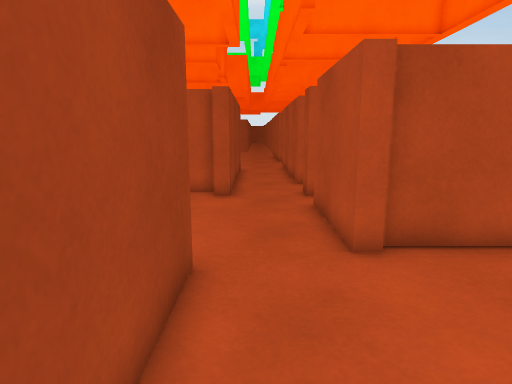
View 1 (above)

17 first-person views from a walk through a Unity game level. The camera is 1.2 m above the floor, tilts 10° down and sees 75° across. The floor is counted in squares, 0.5 m on a side. Each view is taken from the middle of a square. On the plan, view 1 faces up. The plan holds only what a view shows up to about 20 squares ahead; the rest is blank. The place goes on beyond the plan.

View 2
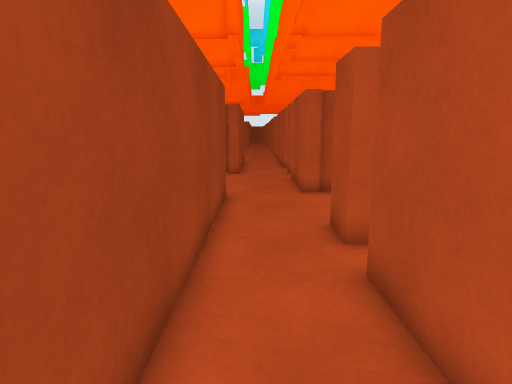

View 3
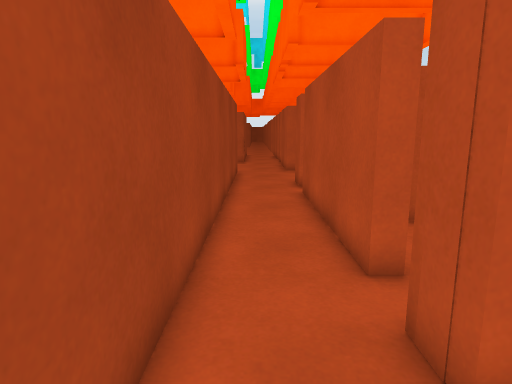

View 4
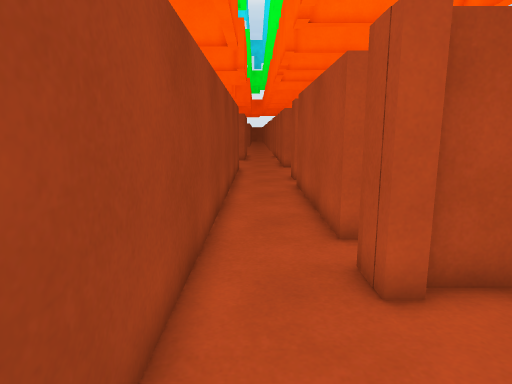

View 5
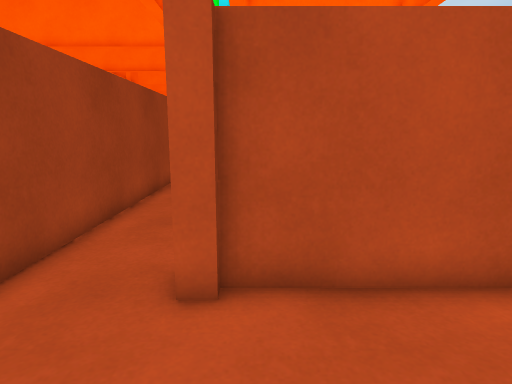

View 6
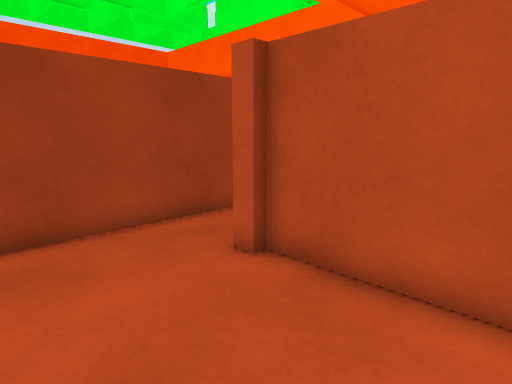

View 7
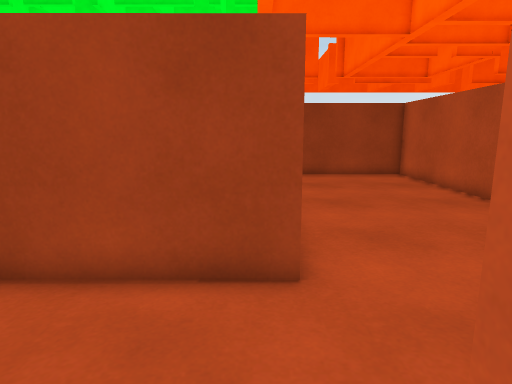

View 8
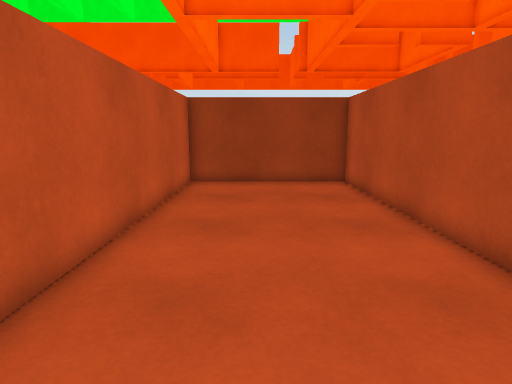

View 9
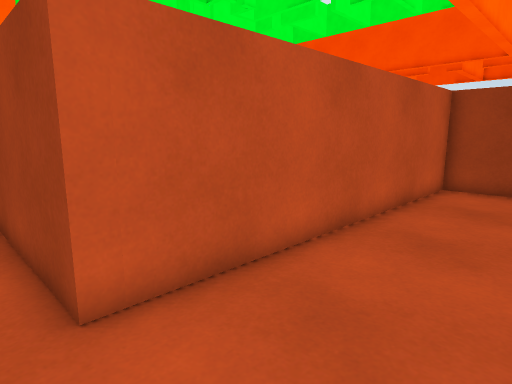

View 10
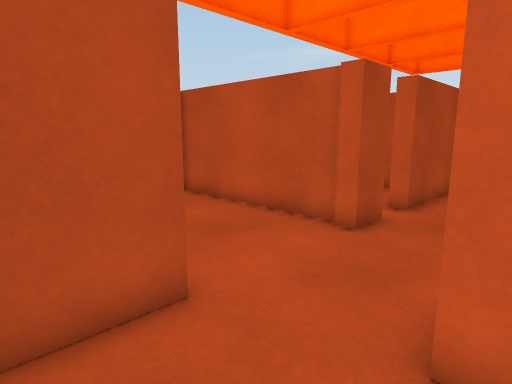

View 11
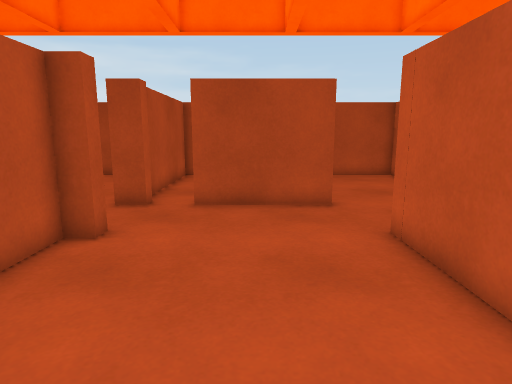

View 12
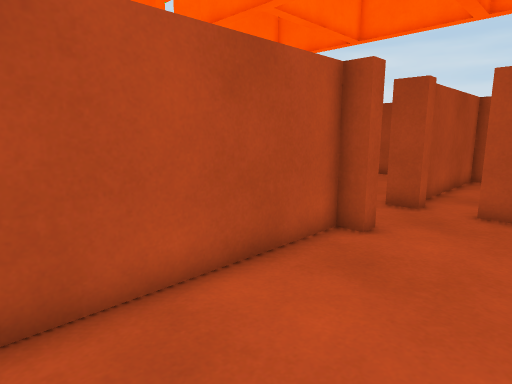

View 13
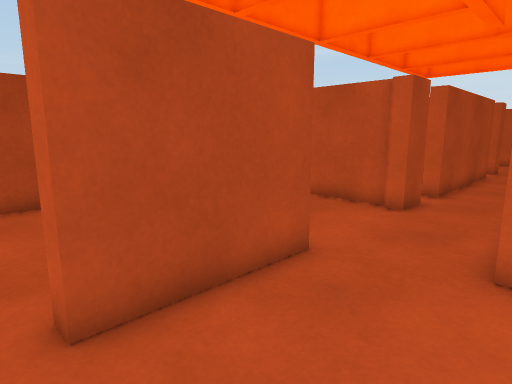

View 14
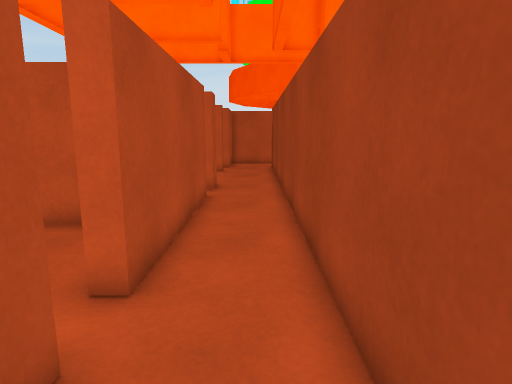

View 15
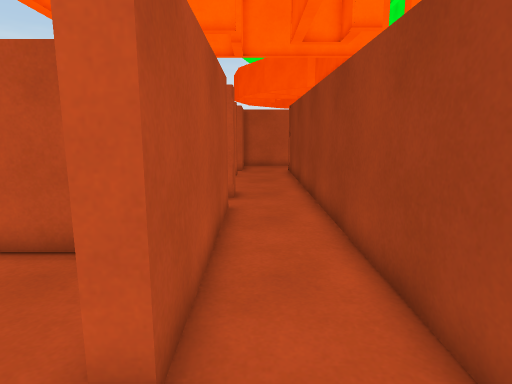

View 16
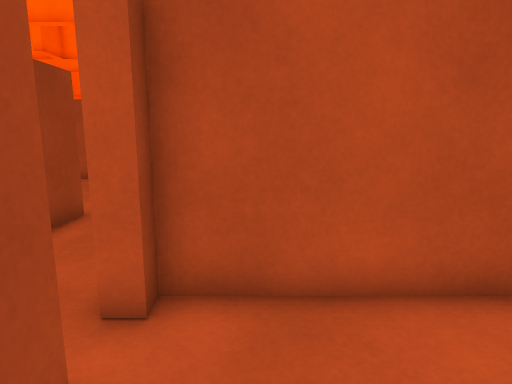

View 17
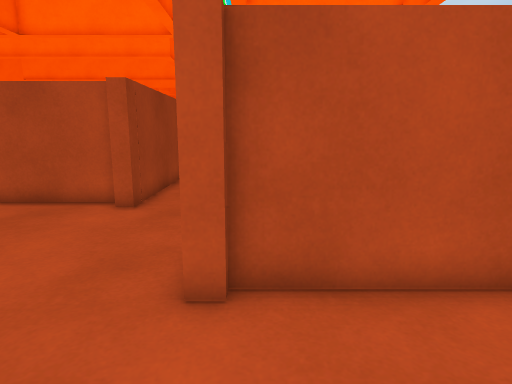

### Floor plan
Points are (right, up) in squares from view 1. A wall is a line through its corners. A room is listed if a view was taken in it or the views show most of it. See-through windows are left out.
Room 1 (views 1, 2, 3, 4, 5, 6, 15)
walls: (2, -11.6) (2, -11.1); (1.8, -12.2) (1.8, -11.3); (2, -9.7) (2, -1.6) (2.5, -1.6); (2, -12.5) (2, -12); (2.5, -12.5) (1.7, -12.5); (7, -12.1) (2.5, -12.1); (2.5, 0) (2, 0) (2, 1.5); (-1.1, 1.5) (-1.1, -17.5)
ways out: opening at (0.5, 0.5) to room 2; opening at (2, -1) to room 4
Room 2 (views 7, 14, 17)
walls: (2.5, 6.5) (2, 6.5) (2, 7.5); (2, 1.5) (2.6, 1.5); (2.6, 1.2) (7.5, 1.2); (-1.1, 5.7) (-1.1, 1.5); (7, 6.8) (2.5, 6.8)
ways out: opening at (0.5, 0.5) to room 1; opening at (0.5, 6.5) to room 3
Room 3 (views 8, 9, 10, 11, 12, 13)
walls: (-1.6, 13.5) (-15.5, 13.5) (-15.5, 5.7) (-1.1, 5.7); (-1.1, 13.5) (-1.1, 12.7) (-1.6, 12.7); (1.9, 12.7) (1.9, 13.6); (2, 7.5) (1.9, 11.1)
ways out: opening at (0.5, 6.5) to room 2; opening at (2.5, 12)
Room 4 (view 16)
walls: (2.5, -1.6) (2.5, -2.3); (4.5, -5.5) (6.2, -5.5); (7.5, 0.6) (2.5, 0.6) (2.5, 0)
ways out: opening at (2, -1) to room 1

Positions as (right, up) in squares from view 1, and headings:
1: (0, 0), facing up
2: (0, -7), facing up
3: (0, -15), facing up
4: (0, -17), facing up
5: (3, -17), facing up
6: (7, -17), facing up-left
7: (4, 5), facing left
8: (1, 9), facing left
9: (0, 10), facing down-left
10: (-2, 9), facing down-right
11: (-9, 9), facing right
12: (-9, 9), facing up-right
13: (-2, 12), facing down-right
14: (0, 3), facing down
15: (1, 1), facing down
16: (4, -4), facing up
17: (3, 2), facing up
